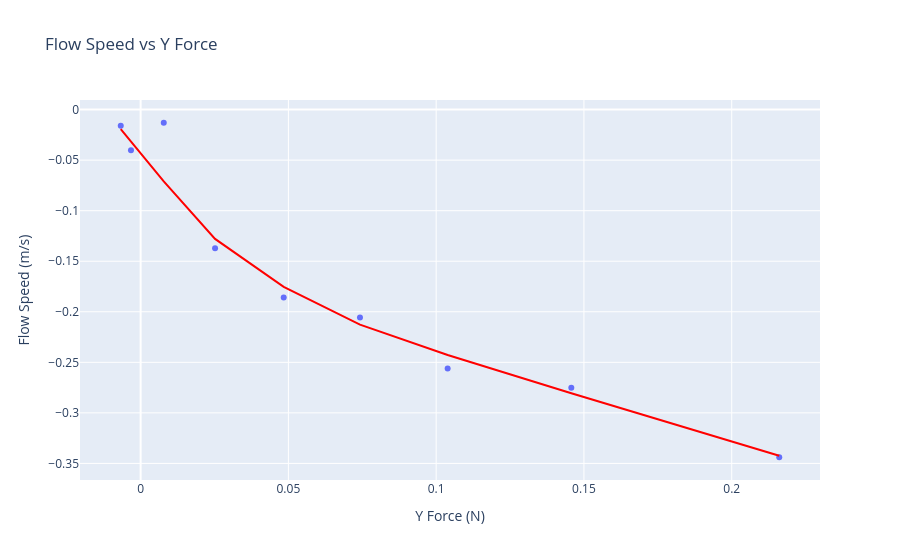

The notebook cell this image was saved under:
### Code cell
fig = px.scatter(df, x=df["Y force"], y=df["Flow Speed"], labels={"Y force": "Y Force (N)", "Flow Speed": "Flow Speed (m/s)"}, title="Flow Speed vs Y Force", trendline="lowess", trendline_color_override="red")

fig.show()

### Figure 1 — Plotly figure (JSON) as saved in the notebook; plotly's stock layout.template omitted (floating-point values rounded to 4 significant figures)
{"data": [{"hovertemplate": "Y Force (N)=%{x}<br>Flow Speed (m/s)=%{y}<extra></extra>", "legendgroup": "", "marker": {"color": "#636efa", "symbol": "circle"}, "mode": "markers", "name": "", "orientation": "v", "showlegend": false, "type": "scatter", "x": [-0.003267, -0.006725, 0.007828, 0.02519, 0.04841, 0.07422, 0.1039, 0.1457, 0.2161], "xaxis": "x", "y": [-0.04018, -0.01609, -0.01301, -0.137, -0.1859, -0.2056, -0.2562, -0.2751, -0.3439], "yaxis": "y"}, {"hovertemplate": "<b>LOWESS trendline</b><br><br>Y Force (N)=%{x}<br>Flow Speed (m/s)=%{y} <b>(trend)</b><extra></extra>", "legendgroup": "", "line": {"color": "red"}, "marker": {"color": "#636efa", "symbol": "circle"}, "mode": "lines", "name": "", "showlegend": false, "type": "scatter", "x": [-0.006725, -0.003267, 0.007828, 0.02519, 0.04841, 0.07422, 0.1039, 0.1457, 0.2161], "xaxis": "x", "y": [-0.0193, -0.03145, -0.07105, -0.1279, -0.1754, -0.2127, -0.2427, -0.2806, -0.3424], "yaxis": "y"}], "layout": {"legend": {"tracegroupgap": 0}, "title": {"text": "Flow Speed vs Y Force"}, "xaxis": {"anchor": "y", "domain": [0, 1], "title": {"text": "Y Force (N)"}}, "yaxis": {"anchor": "x", "domain": [0, 1], "title": {"text": "Flow Speed (m/s)"}}}}
